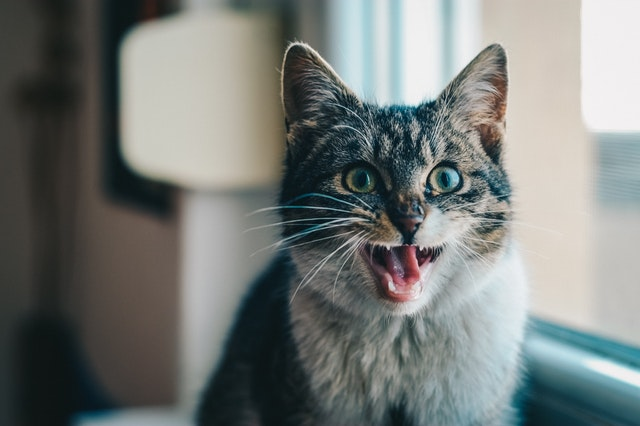
#> input picture augmentation/test.jpg, 640 x 426 px
$ python random_cropping.py
#> lines starting #> are read from the running program, lines starting #| are printed output that depends on the picture
import numpy as np
import cv2

def random_cropping(img, s=0.5):
    h, w = img.shape[:2]
    r = np.random.uniform(0, s)
    v1 = np.random.randint(0, int(r * h) + 1)
    v2 = np.random.randint(0, int(r * w) + 1)
    img = img[v1:v1+int((1 - r) * h), v2:v2+int((1 - r) * w), :]
    img = cv2.resize(img, (w, h))

    return img

if __name__ == "__main__":
    img = cv2.imread('test.jpg')
#> img is the input picture: shape (426, 640, 3); mean B, G, R 121.1, 123.8, 119
    augmented = [random_cropping(np.copy(img)) for _ in range(20)]
#> in random_cropping (call 15), `v1 = np.random.randint(0, int(r * h) + 1)`: v1 = 4
#> in random_cropping (call 15), `v2 = np.random.randint(0, int(r * w) + 1)`: v2 = 5
#> in random_cropping (call 15), `img = img[v1:v1+int((1 - r) * h), v2:v2+int((1 - r) * w), :]`:
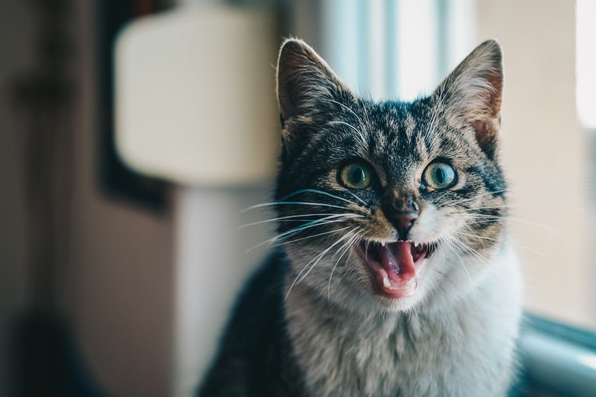
#> img: shape (397, 596, 3); mean of channels 0, 1, 2 119, 122.4, 119; drawn as B, G, R
#> in random_cropping (call 16), `v1 = np.random.randint(0, int(r * h) + 1)`: v1 = 17
#> in random_cropping (call 16), `v2 = np.random.randint(0, int(r * w) + 1)`: v2 = 79
#> in random_cropping (call 16), `img = img[v1:v1+int((1 - r) * h), v2:v2+int((1 - r) * w), :]`:
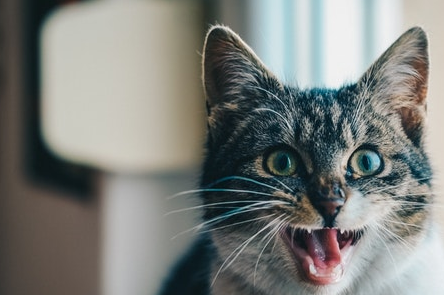
#> img: shape (295, 444, 3); mean of channels 0, 1, 2 123.9, 127.7, 124.9; drawn as B, G, R
#> in random_cropping (call 18), `v1 = np.random.randint(0, int(r * h) + 1)`: v1 = 65
#> in random_cropping (call 18), `v2 = np.random.randint(0, int(r * w) + 1)`: v2 = 57
#> in random_cropping (call 18), `img = img[v1:v1+int((1 - r) * h), v2:v2+int((1 - r) * w), :]`:
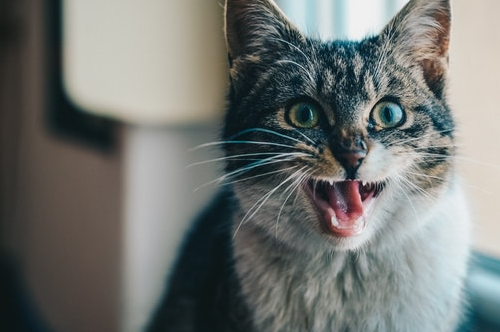
#> img: shape (332, 500, 3); mean of channels 0, 1, 2 115.1, 118.2, 114.9; drawn as B, G, R
#> in random_cropping (call 19), `v1 = np.random.randint(0, int(r * h) + 1)`: v1 = 119
#> in random_cropping (call 19), `v2 = np.random.randint(0, int(r * w) + 1)`: v2 = 11
#> in random_cropping (call 19), `img = img[v1:v1+int((1 - r) * h), v2:v2+int((1 - r) * w), :]`:
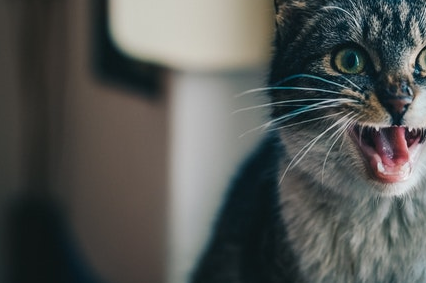
#> img: shape (283, 426, 3); mean of channels 0, 1, 2 84, 86.8, 84.6; drawn as B, G, R
#> in random_cropping (call 20), `v1 = np.random.randint(0, int(r * h) + 1)`: v1 = 27
#> in random_cropping (call 20), `v2 = np.random.randint(0, int(r * w) + 1)`: v2 = 0
#> in random_cropping (call 20), `img = img[v1:v1+int((1 - r) * h), v2:v2+int((1 - r) * w), :]`:
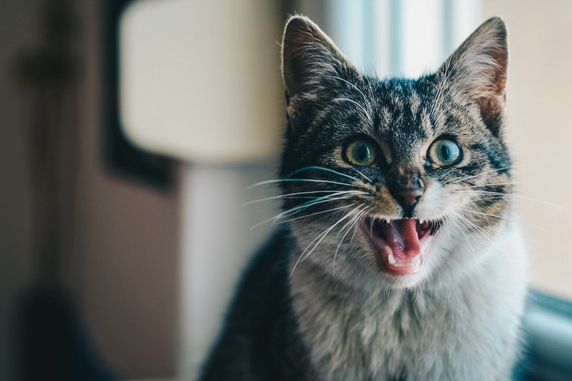
#> img: shape (381, 572, 3); mean of channels 0, 1, 2 112.5, 115.8, 112.3; drawn as B, G, R
#> augmented = 20 items
    #np.arange(0.0, 0.6, 0.03)]
    h, w = img.shape[:2]
#> h = 426; w = 640
    margin = 2
    for i in range(4):
        for j in range(5):
            idx = i * 4 + j
            block = np.zeros((h + margin * 2, w + margin * 2, 3), dtype=np.uint8)
            block[margin:margin + h, margin:margin + w, :] = augmented[idx]
            if j == 0:
                tmp = block
            else:
                tmp = np.concatenate((tmp, block), 1)
        if i == 0:
            result = tmp
        else:
            result = np.concatenate((result, tmp), 0)
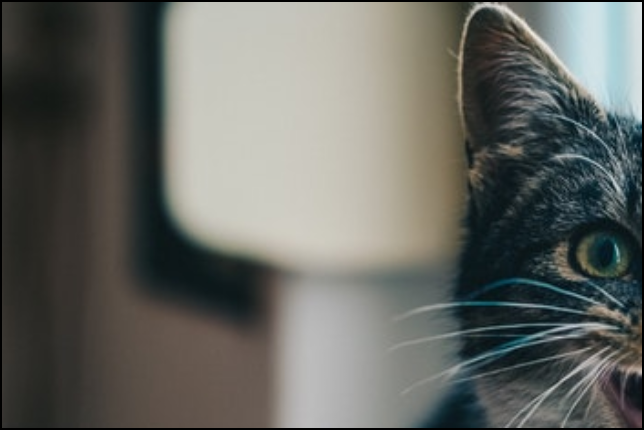
#> block: shape (430, 644, 3); mean of channels 0, 1, 2 98.9, 103.9, 102; drawn as B, G, R
    cv2.imwrite('results/random_cropping.jpg', result)
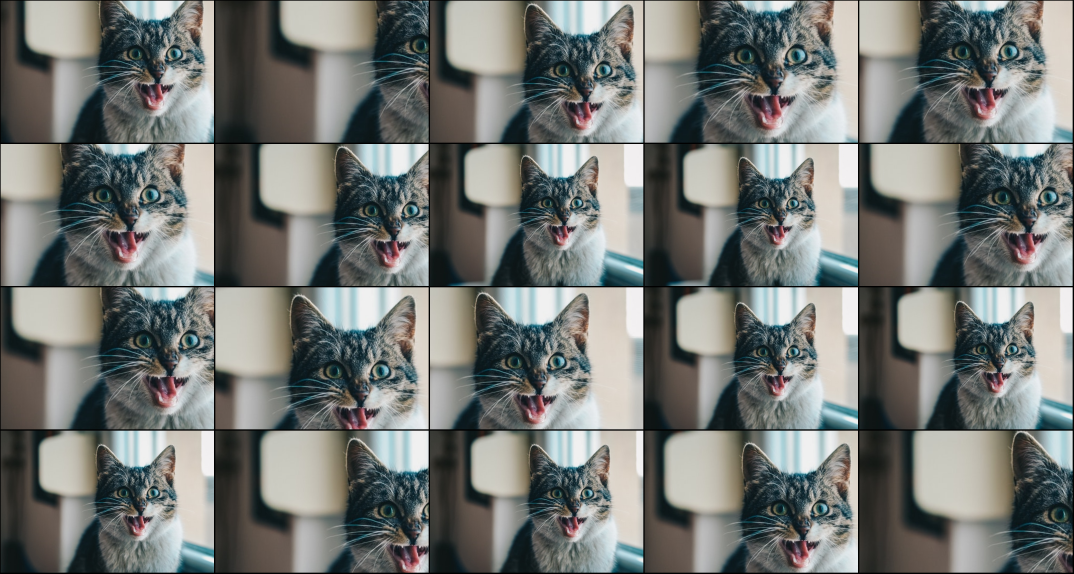
#> saved as random_cropping.jpg: shape (1720, 3220, 3) (shown at 1/3 size); mean B, G, R 116.8, 120, 116.8
